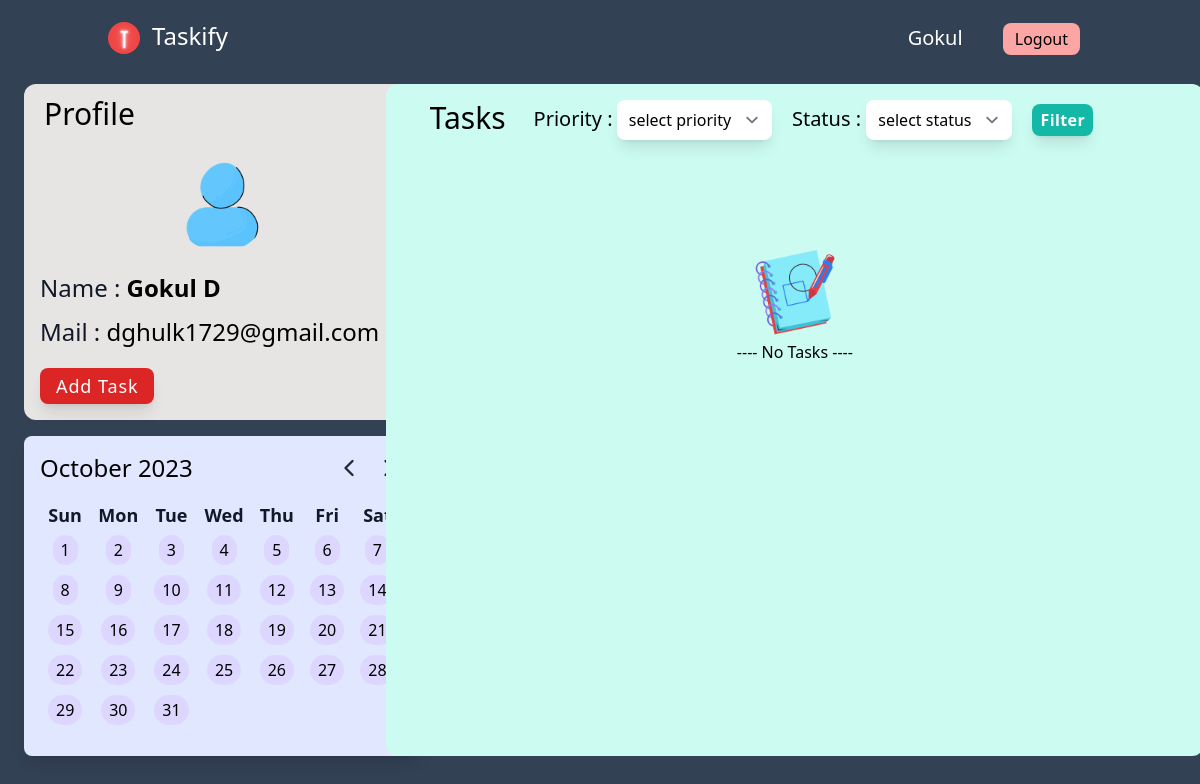
/ (signed in), run on an earlier commit of the app's database.
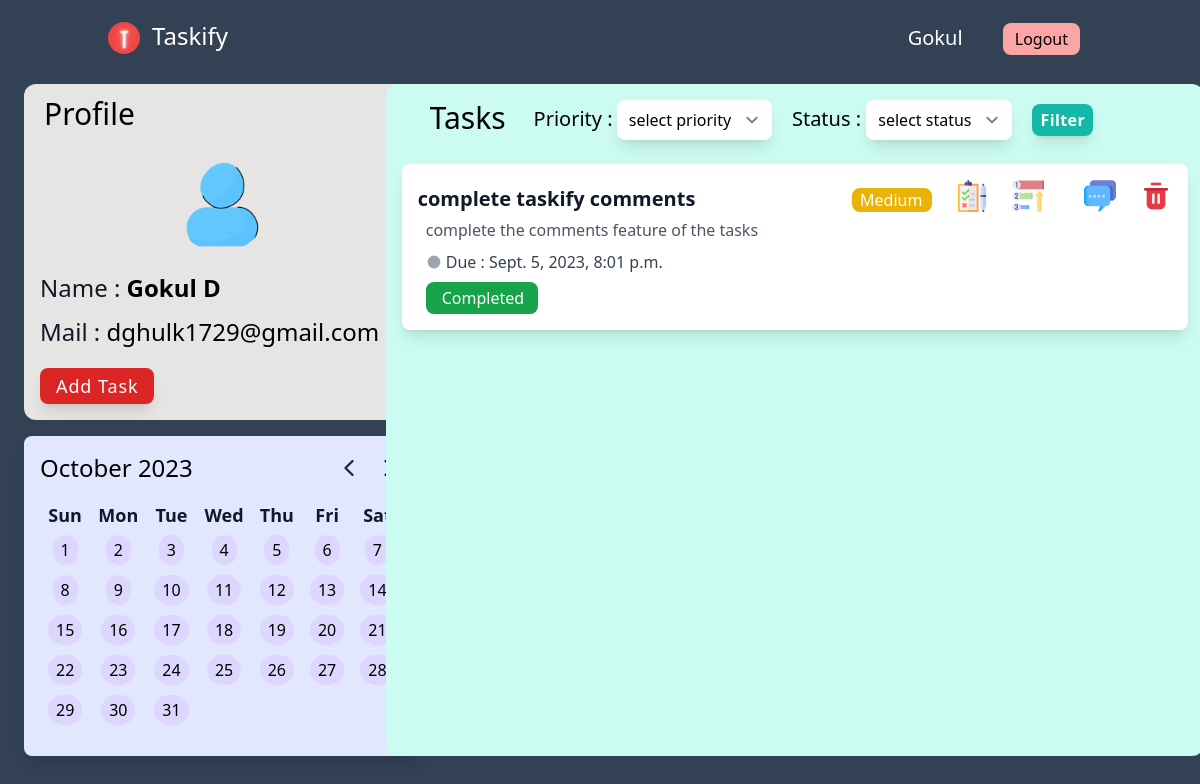
And on a later commit of the database.
### tasks/models.py (models this page shows)
class Task(models.Model):
    id = models.AutoField(primary_key=True)
    title = models.CharField(max_length=100)
    description = models.TextField(max_length=300)
    due_date = models.DateTimeField()
    prority_choices = [
        ('low','low'),
        ('medium','medium'),
        ('high','high'),
    ]
    priority = models.CharField(max_length=15,choices=prority_choices,default='medium')
    category_choices = [
        ('personal','personal'),
        ('work','work'),
        ('learning','learning'),
    ]
    category = models.CharField(max_length=15,choices=category_choices, default='personal')
    status_choices = [
        ('pending','pending'),
        ('in-progress','in-progress'),
        ('completed','completed'),
    ]
    status = models.CharField(max_length=15,choices=status_choices,default='pending')
    user_id = models.ForeignKey(User,on_delete = models.CASCADE)
    created_at = models.DateTimeField()
    updated_at = models.DateTimeField()

### home/views.py (the view)
# urls.py: path('',views.homepage,name='homepage'),
def homepage(request, *args, **kwargs):
    if request.user.is_authenticated:
        tasks = Task.objects.filter(user_id = request.user).order_by('created_at')
        count = len(tasks)
        comments = Comment.objects.filter(user_id = request.user)
        return render(request, 'home.html',{'tasks':tasks,'count':count,'comments':comments})
    return render(request,'home.html')

### theme/templates/home.html (shortened to what the changed rows need)
{% extends "base.html" %}
{% load static%}
{%block body %}
<header class="text-black body-font">
    <div class="container mx-auto flex flex-wrap p-5 flex-col md:flex-row">
     <div class="hidden sm:block sm:ml-auto">
        {% if user.is_authenticated %}
            <h2 class="inline-flex items-center mx-3 capitalize text-white font-medium text-xl py-1 px-3 focus:outline-none  mt-4 md:mt-0" >{{user.first_name}}</h2>
        {%endif%}
     </div>
    </div>
</header>
  <div class="mt-2  ">
    {% if user.is_authenticated %}
    <div class="h-full">
      <div class="mx-1 sm:mx-4 md:mx-6 grid grid-cols-7 gap-4 md:gap-4 sm:h-5/6">
        <div class="hidden col-span-6 md:col-span-2 md:grid grid-flow-row gap-4 h-80">
          <div class="bg-stone-200 rounded-xl">
            <h1 class="mx-4 my-3 text-gray-900 font-medium text-2xl"> Name : <span class=" text-black font-bold capitalize">{{user.first_name}} {{user.last_name}}</span> </h1>
            <h1 class="mx-4 my-3 text-gray-900 font-medium text-2xl"> Mail : <span class=" text-black font-medium ">{{user.email}}</span> </h1>
          </div>
          <div class="bg-indigo-100 rounded-lg shadow-lg p-4 h-80">
            <div class="flex justify-between items-center mb-4">
              <h2 id="currentMonthYear" class="text-2xl font-medium"></h2>
            </div>
            <table class="mt-4 mx-auto table-auto">
                <thead>
                    <tr>
                        <th class="text-lg text-gray-900 px-2">Sun</th>
                        <th class="text-lg text-gray-900 px-2">Mon</th>
                        <th class="text-lg text-gray-900 px-2">Tue</th>
                        <th class="text-lg text-gray-900 px-2">Wed</th>
                        <th class="text-lg text-gray-900 px-2">Thu</th>
                        <th class="text-lg text-gray-900 px-2">Fri</th>
                        <th class="text-lg text-gray-900 px-2">Sat</th>
                    </tr>
                </thead>
            </table>
          </div>
        </div>
        <div class="col-span-6 sm:col-span-5 w-full mx-7 bg-teal-100 rounded-xl overflow-y-scroll h-100">
          <div class="fixed pb-2 px-6 rounded-lg  z-20 flex items-center  justify-between ">
            <h1 class="text-black text-left ml-2 capitalize mt-2 px-3 py-1 font-medium text-3xl">tasks</h1>
          </div>
          {%if count == 0 %}
              <div class='my-40'>
                <img src="{% static 'img/empty.png' %}" alt="empty tasks" class="h-24 w-24 mx-auto ">
                <p class="max-auto text-center" >---- No Tasks ----</p>
              </div>
          {%endif%}
          <div class="mt-20 mb-10">
              {% for task in tasks %}
              <div class="mx-4 mt-4 bg-white rounded-lg shadow-lg p-4 relative">
                <div class="flex justify-between items-center">
                  <p id="taskTitle" data="{{task.id}}" class="text-xl font-bold text-gray-900">{{ task.title }}</p>
                    <div class="flex space-x-2">
                      {% if task.priority == 'medium' %}
                      <p class="px-2 mt-2 h-6 mx-4 w-20 bg-yellow-500 rounded-lg font-medium text-md text-white capitalize">{{task.priority}}</p>
                      {%endif%}
                      <div class="mx-4 relative inline-block text-gray-600">
                        <button class="mx-4text-gray-600 hover:text-gray-800 focus:outline-none status-dropdown-button "id="statusDropdownButton">
                          <img src="{% static 'img/status.png'%}" alt="comments" class="h-8 w-8">
                        </button>
                      </div>
                      <div class="mx-4 relative inline-block text-gray-600">
                        <button class="mx-4 text-gray-600 hover:text-gray-800 focus:outline-none priority-dropdown-button" >
                            <img src="{% static 'img/priority.png'%}" alt="priority" class="h-8 w-8">
                        </button>
                      </div>
                      <div class="mx-4 relative inline-block text-gray-600">
                        <button  class="mx-4 text-gray-600 hover:text-gray-800 focus:outline-none comment-dropdown-button"  >
                            <a>
                                <img src="{% static 'img/comment.png'%}" alt="comments" class="h-8 w-8">
                            </a>
                        </button>
                      </div>
                      <div class="mx-4 relative inline-block text-gray-600">
                        <a href="/tasks/delete/{{task.id}}/" class=" text-gray-600 hover:text-gray-800 focus:outline-none">
                          <img src="{% static 'img/delete.png'%}" alt="comments" class="h-8 w-8">
                        </a>
                      </div>
                    </div>
                </div>
                <p class="text-gray-600 mx-2 text-md">{{ task.description }}</p>
                <div class="flex items-center mx-2 mt-2">
                    <svg xmlns="http://www.w3.org/2000/svg" class="w-4 h-4 text-gray-400 mr-1" viewBox="0 0 20 20" fill="currentColor">
                        <path d="M10 2a8 8 0 100 16 8 8 0 000-16zm-1 14h2v-2h-2v2zm0-4h2V7h-2v5z" />
                    </svg>
                    <p class="text-gray-700">Due : {{ task.due_date }}</p>
                </div>
                <div class="mx-2 mt-2 ">
                  {%if task.status == 'completed' %}
                  <p class="pl-4 pr-3  py-1 w-28 bg-green-600 rounded-lg font-medium text-md text-white capitalize">{{task.status}}</p>
                  {%endif%}
                </div>
              </div>
            {% endfor %}
          </div>
        </div>
      </div>
    </div>
    {%endif%}
  </div>
{% endblock %}

What changed in the data, as far as the page shows it:
added Task: title "complete taskify comments", priority "Medium", description "complete the comments feature of the tasks", due_date "Sept. 5, 2023, 8:01 p.m.", status "Completed"
Also different on the page:
text no longer shown: "---- No Tasks ----"
